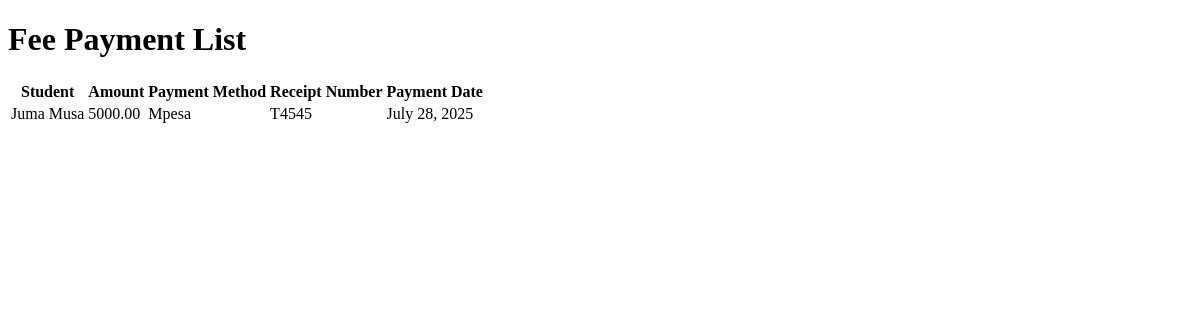
/finance/payments/, run on an earlier commit of the app's database.
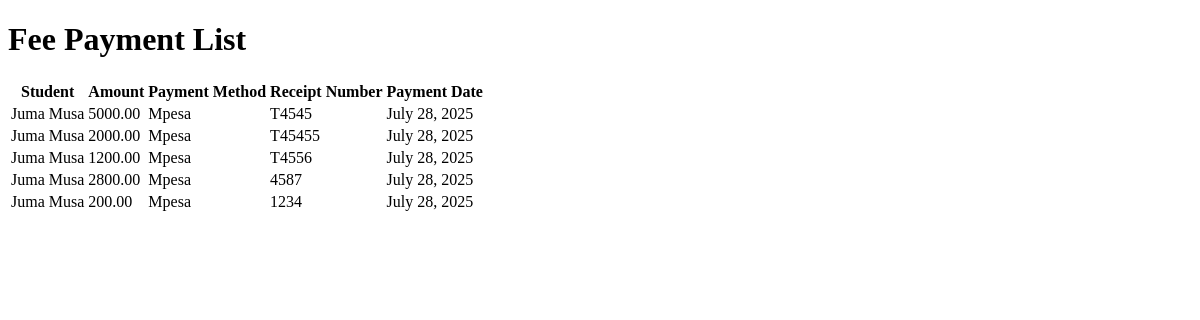
And on a later commit of the database.
### finance/models.py (models this page shows, shortened)
class Payment(models.Model):
    student = models.ForeignKey('students.Student', on_delete=models.CASCADE, null=True, blank=True)
    fee = models.ForeignKey(FeeType, on_delete=models.CASCADE)
    amount = models.DecimalField(max_digits=10, decimal_places=2)
    payment_date = models.DateField(auto_now_add=True)
    payment_method = models.CharField(max_length=50)
    receipt_number = models.CharField(max_length=100, unique=True)

### students/models.py (models this page shows, shortened)
class Student(models.Model):
    first_name = models.CharField(max_length=50)
    last_name = models.CharField(max_length=50)
    email = models.EmailField(unique=True)
    user = models.OneToOneField(User, on_delete=models.CASCADE)
    adm_no = models.CharField(max_length=100)
    grade = models.ForeignKey(ClassRoom, on_delete=models.CASCADE)
    fee_type = models.ManyToManyField('finance.FeeType', blank=True)

### finance/views.py (the view)
# urls.py: path('payments/', views.FeePaymentListView.as_view(), name='fee_payments'),
class FeePaymentListView(ListView):
    model = Payment
    template_name = 'finance/fee_payment_list.html'
    context_object_name = 'payments'
    def get_queryset(self):
        return Payment.objects.select_related('student').all()

### finance/templates/finance/fee_payment_list.html (shortened to what this page needs)
<!DOCTYPE html>
<html lang="en">
<head>
</head>
<body>
    <h1>Fee Payment List</h1>
    <table>
        <thead>
            <tr>
                <th>Student</th>
                <th>Amount</th>
                <th>Payment Method</th>
                <th>Receipt Number</th>
                <th>Payment Date</th>
            </tr>
        </thead>
        <tbody>
            {% for payment in payments %}
            <tr>
                <td>{{ payment.student.user.get_full_name }}</td>
                <td>{{ payment.amount }}</td>
                <td>{{ payment.payment_method }}</td>
                <td>{{ payment.receipt_number }}</td>
                <td>{{ payment.payment_date }}</td>
            </tr>
            {% empty %}
            <tr>
                <td colspan="5">No payments found.</td>
            </tr>
            {% endfor %}
        </tbody>
    </table>
</body>
</html>

What changed in the data, as far as the page shows it:
added Payment: student.user.get_full_name "Juma Musa", amount "2000.00", payment_method "Mpesa", receipt_number "T45455", payment_date "July 28, 2025"
added Payment: student.user.get_full_name "Juma Musa", amount "1200.00", payment_method "Mpesa", receipt_number "T4556", payment_date "July 28, 2025"
added Payment: student.user.get_full_name "Juma Musa", amount "2800.00", payment_method "Mpesa", receipt_number "4587", payment_date "July 28, 2025"
added Payment: student.user.get_full_name "Juma Musa", amount "200.00", payment_method "Mpesa", receipt_number "1234", payment_date "July 28, 2025"
